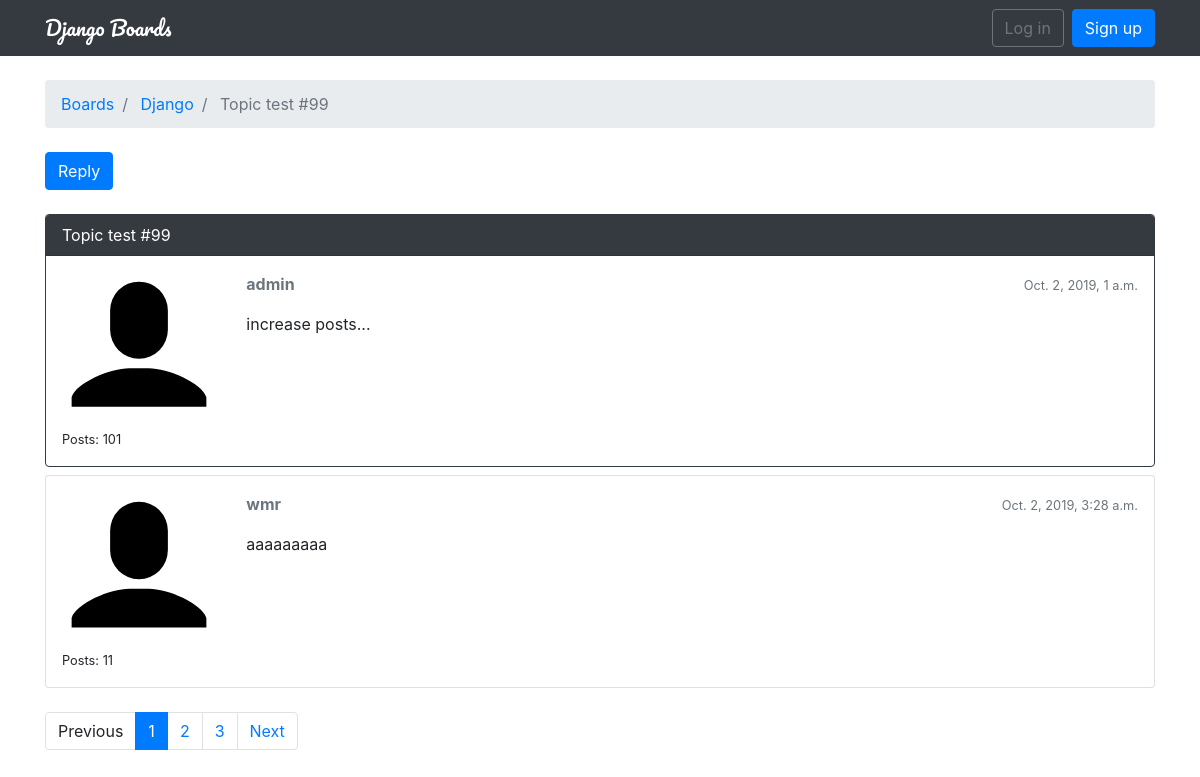
Screenshot of /board/1/topics/104/ with the database file from the repository.
### boards/models.py (models this page shows, shortened)
class Topic(models.Model):
    subject = models.CharField(max_length=255)
    last_updated = models.DateTimeField(auto_now_add=True)  # 创建对象时，设置为当前时间
    board = models.ForeignKey(Board, related_name='topics')  # 外键，related_name告诉关联的模型用什么字段引用本模型
    starter = models.ForeignKey(User, related_name='topics')
    views = models.PositiveIntegerField(default=0)  # 添加当前主题的访问次数

class Board(models.Model):
    name = models.CharField(max_length=30, unique=True)  # 限制名称唯一性
    description = models.CharField(max_length=255)

class Post(models.Model):
    message = models.TextField(max_length=4000)
    topic = models.ForeignKey(Topic, related_name='posts')
    created_at = models.DateTimeField(auto_now_add=True)
    updated_at = models.DateTimeField(null=True)
    created_by = models.ForeignKey(User, related_name='posts')
    updated_by = models.ForeignKey(User, null=True, related_name='+')  # +表示不建立反向关系，即不关心用户修改过哪些帖子

### boards/views.py (the view)
# urls.py: url(r'^board/(?P<pk>\d+)/topics/(?P<topic_pk>\d+)/$', views.PostListView.as_view(), name='topic_posts'),
class PostListView(ListView):
    model = Post
    context_object_name = 'posts'
    template_name = 'topic_posts.html'
    paginate_by = 2
    def get_context_data(self, **kwargs):
        self.topic.views += 1
        self.topic.save()
        kwargs['topic'] = self.topic
        return super().get_context_data(**kwargs)
    def get_queryset(self):
        self.topic = get_object_or_404(Topic, board__pk=self.kwargs.get('pk'), pk=self.kwargs.get('topic_pk'))
        queryset = self.topic.posts.order_by('created_at')
        return queryset

### templates/topic_posts.html (shortened to what this page needs)
{% extends 'base.html' %}
{% load static %}
{% block breadcrumb %}
<li class="breadcrumb-item">
    <a href="{% url 'home' %}">Boards</a>
</li>
<li class="breadcrumb-item">
    <a href="{% url 'board_topics' topic.board.pk %}">{{ topic.board.name }}</a>
</li>
<li class="breadcrumb-item active">
    {{ topic.subject }}
</li>
{% endblock %}
{% block content %}
<div class="mb-4">
    <a href="{% url 'reply_topic' topic.board.pk topic.pk %}" class="btn btn-primary" role="button">Reply</a>
</div>
{% for post in posts %}
<div class="card {% if forloop.last %} mb-4 {% else %} mb-2 {% endif %} {% if forloop.first %} border-dark {% endif %}">
    {% if forloop.first %}
    <div class="card-header text-white bg-dark py-2 px-3">{{ topic.subject }}</div>
    {% endif %}
    <div class="card-body p-3">
        <div class="row">
            <div class="col-2">
                <img src="{% static 'img/avatar.svg' %}" alt="{{ post.created_by.username }}" class="w-100">
                <small>Posts: {{ post.created_by.posts.count }}</small>
            </div>
            <div class="col-10">
                <div class="row mb-3">
                    <div class="col-6">
                        <strong class="text-muted">{{ post.created_by.username }}</strong>
                    </div>
                    <div class="col-6 text-right">
                        <small class="text-muted">{{ post.created_at }}</small>
                    </div>
                </div>
                {{ post.message }}
            </div>
        </div>
    </div>
</div>
{% endfor %}
{% include 'include/pagination.html' %}
{% endblock %}

### rows the page displays
Topic: board.name "Django", subject "Topic test #99"
Post: created_by.posts.count "101", created_by.username "admin", created_at "Oct. 2, 2019, 1 a.m.", message "increase posts..."
Post: created_by.posts.count "11", created_by.username "wmr", created_at "Oct. 2, 2019, 3:28 a.m.", message "aaaaaaaaa"

### other values shown
{{ page_num }} "1"
{{ page_num }} "2" "3"
